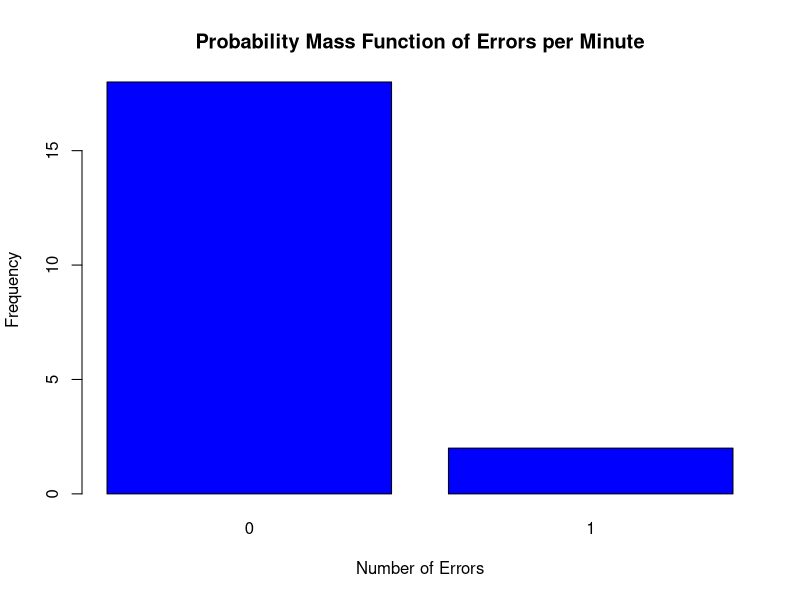

The R script that drew this image:
## ---- chunk 1
#Given
lambda_human <- 15
lambda_bot <- 5
false_positive_rate <- 0.09
false_negative_rate <- 0.05
error_threshold <- 0.8
## ---- chunk 2

# Function to simulate errors based on false positive and false negative rates
simulate_errors <- function(num_requests, false_positive_rate, false_negative_rate) {
  errors <- numeric(num_requests)
## ---- chunk 3
  
  # Simulate errors for human requests
  errors[1:lambda_human] <- sample(c(0, 1), size = lambda_human, prob = c(1 - false_positive_rate, false_positive_rate), replace = TRUE)
## ---- chunk 4
  # Simulate errors for bot requests
  errors[(lambda_human + 1):(lambda_human + lambda_bot)] <- sample(c(0, 1), size = lambda_bot, prob = c(1 - false_negative_rate, false_negative_rate), replace = TRUE)
  
  return(errors)
}
## ---- chunk 5
# Simulate errors for both human and bot requests
errors <- simulate_errors(lambda_human + lambda_bot, false_positive_rate, false_negative_rate)
## ---- chunk 6
# Plot the probability mass function of the number of errors per minute for both requests
barplot(table(errors), names.arg = 0:max(errors), xlab = "Number of Errors", ylab = "Frequency",
        main = "Probability Mass Function of Errors per Minute", col = "blue")
